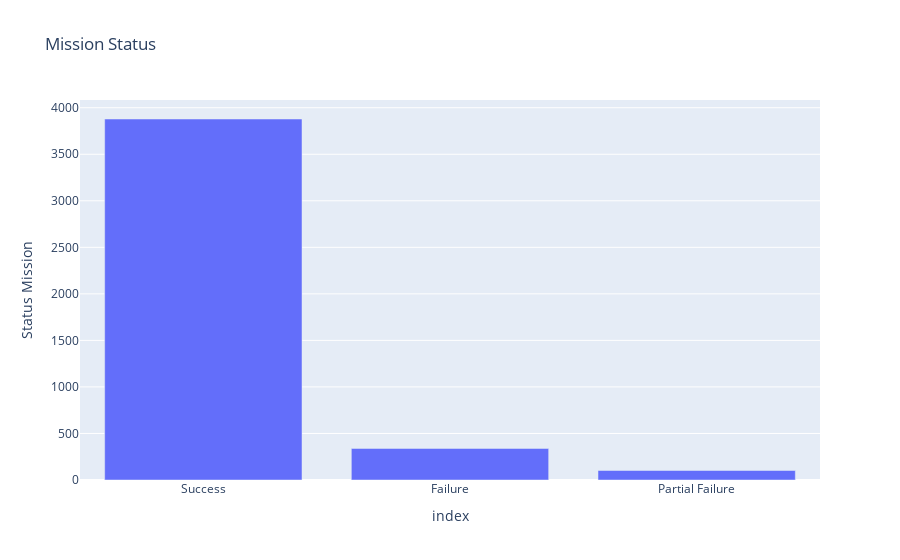

Notebook code for this chart:
### Code cell
fig = px.bar(ds,x="index",y="Status Mission",title="Mission Status")
fig.show()

### Figure 1 — Plotly figure (JSON) as saved in the notebook; plotly's stock layout.template omitted (floating-point values rounded to 4 significant figures)
{"data": [{"alignmentgroup": "True", "hovertemplate": "index=%{x}<br>Status Mission=%{y}<extra></extra>", "legendgroup": "", "marker": {"color": "#636efa", "pattern": {"shape": ""}}, "name": "", "offsetgroup": "", "orientation": "v", "showlegend": false, "textposition": "auto", "type": "bar", "x": ["Success", "Failure", "Partial Failure"], "xaxis": "x", "y": [3879, 339, 102], "yaxis": "y"}], "layout": {"barmode": "relative", "legend": {"tracegroupgap": 0}, "title": {"text": "Mission Status"}, "xaxis": {"anchor": "y", "domain": [0, 1], "title": {"text": "index"}}, "yaxis": {"anchor": "x", "domain": [0, 1], "title": {"text": "Status Mission"}}}}
